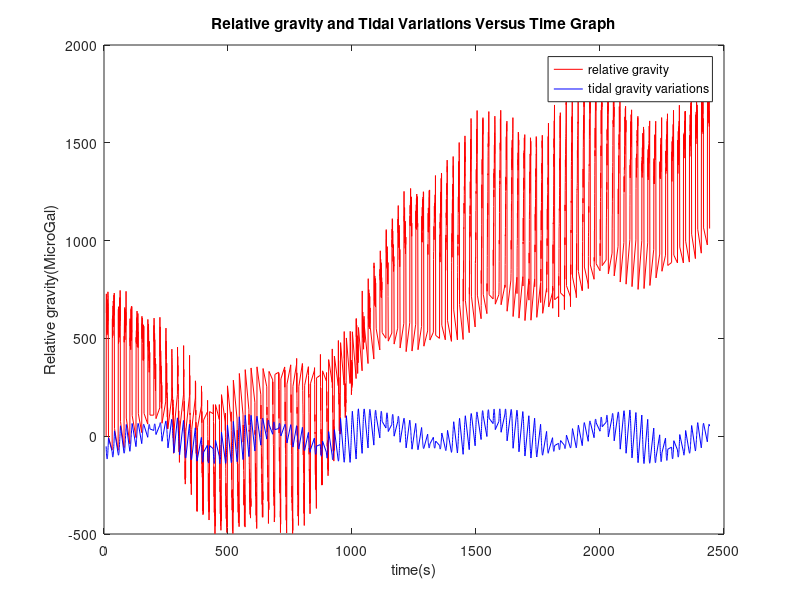
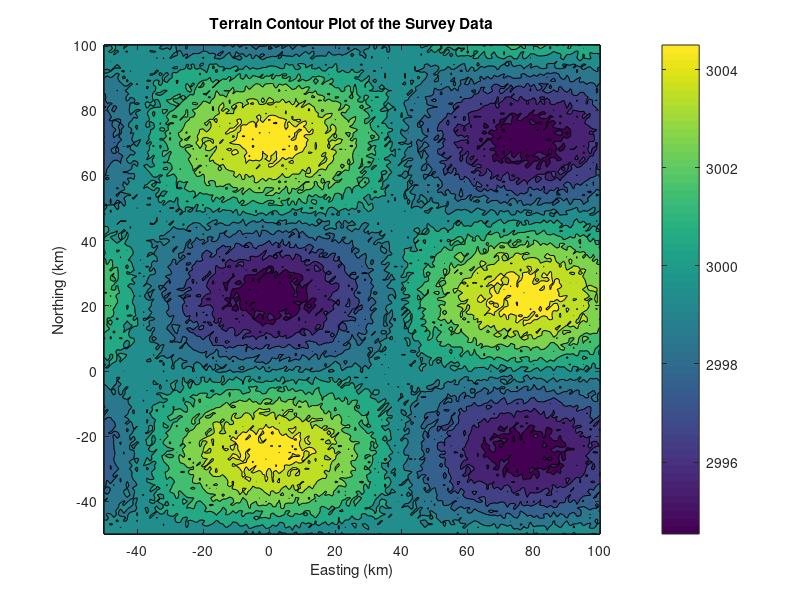
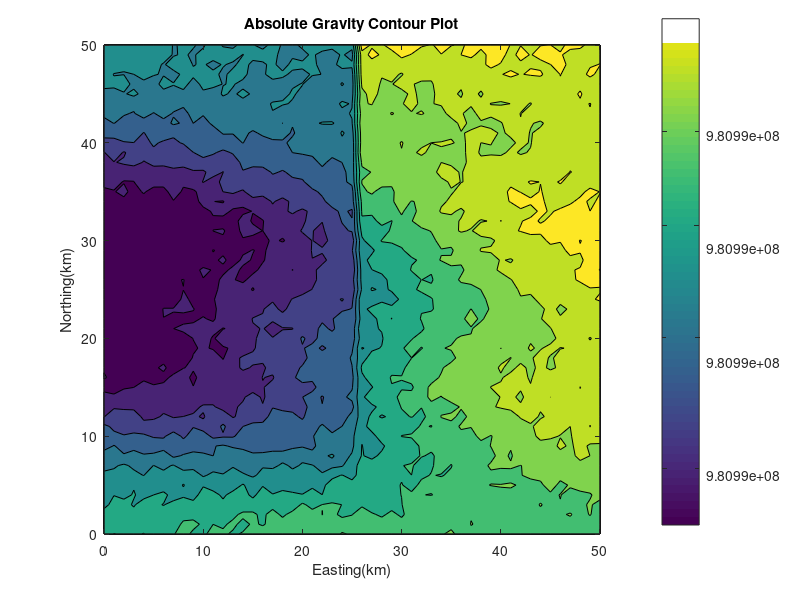
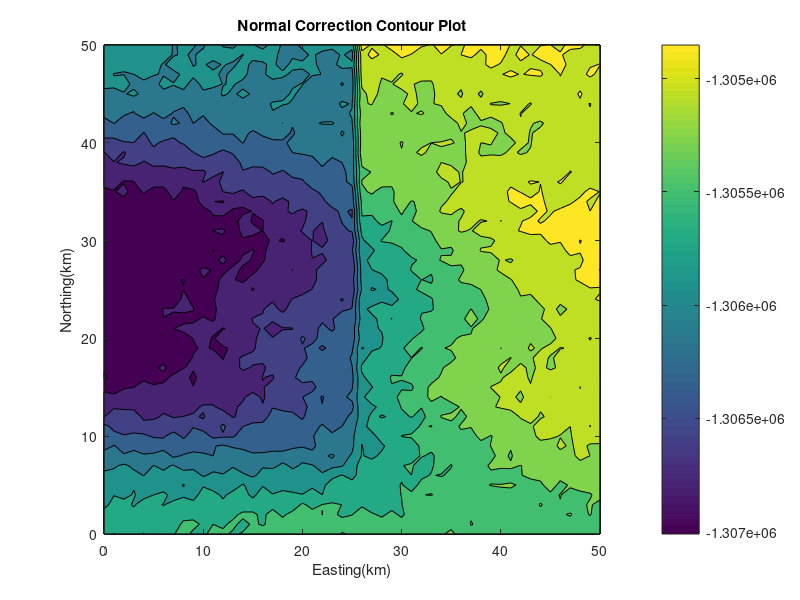

Recreate these plots in MATLAB, in order. (Note: this script raises an error after producing the figures.)
%%%%%%%%%%%%%%%%%%%%%%%%%%%%%%%%%%%%%%%%%%%%%%%%%%%%%%%%%%%%%%%%%%%%%%%%
%Montasir Bechir Nasir
%10081129
%V.01
%%%%%%%%%%%%%%%%%%%%%%%%%%%%%%%%%%%%%%%%%%%%%%%%%%%%%%%%%%%%%%%%%%%%%%%%
load('goph_547_lab_2_data_w2016_rev.mat');


base_point=grav_survey_data(:,1);
NumRows=size(grav_survey_data,1);
day=grav_survey_data(:,2);
total_time=grav_survey_data(:,3);
total_time=grav_survey_data(:,4);
x=grav_survey_data(:,5);
y=grav_survey_data(:,6);
z=grav_survey_data(:,7);
g=grav_survey_data(:,8);
dg_tide=grav_survey_data(:,9);

%Part 1
%create plots of relative gravity vs total time
g_case2=g;
g_case2(1)=0;
figure;
plot(total_time,g_case2,'r');
hold on;
%superimpose plot of tidal variation vs total time on the previous figure 
plot(total_time,dg_tide,'b');
title('Relative gravity and Tidal Variations Versus Time Graph');
xlabel('time(s)');
ylabel('Relative gravity(MicroGal)');
legend('relative gravity','tidal gravity variations');
%create a bestfit line for relative gravity readings 
g_polyfit=polyfit(total_time,g_case2,20);


%Part 2
%create a contour plot of the terrain survey data using Xt, Yt, Zt 
figure;
contourf(Xt,Yt,Zt);
colorbar;
title('Terrain Contour Plot of the Survey Data');
xlabel('Easting (km)');
ylabel('Northing (km)');
z_datum = mean(mean(Zt));
Zt_range = range(Zt);

%Part 3 
%create a sorted matrix containing x,y,z data 
x_sort=[x,y,z];
%sort through x, and then y and save the indeces 
[x_sort,ind_sort]=sortrows(x_sort,[1,2]);

%Part 4
%extract only the unique indeces from the looped input data 
[x_sort,ind_uniq]=unique(x_sort,'rows');

%Part 5
%save the unique sorted values 
Xg=x_sort(:,1);
Yg=x_sort(:,2);
Zg=x_sort(:,3);
Nx=sqrt(2601);
Ny=Nx;

%Part 6
% Reshape matrices
Xg = reshape(Xg, Nx, Ny);
Yg = reshape(Yg, Nx, Ny);
Zg = reshape(Zg, Nx, Ny);
%do not forget to check meshgrid case

%Part 7
%initialize corrected data vector
g_corr=g;
%saving the raw data
g_raw=g_corr;
%overwrite g_raw to obtain absolute gravity effect readings for all points
for i = 2:length(g_raw)
    g_raw(i) = g_raw(1) + g_raw(i);
end

%overwrite g_raw to sort and cont contain unique values
g_raw=g_raw(ind_sort);
g_raw=g_raw(ind_uniq);
%create a grid of g_raw
g_raw=reshape(g_raw,Nx,Ny);

%create a contourplot of the absolute gravity
figure;
contourf(Xg,Yg, g_raw);
colorbar;
title('Absolute Gravity Contour Plot');
xlabel('Easting(km)');
ylabel('Northing(km)');

%part 8
%compute gt using the IGF formula for ground surveys
gt=9.7803278*(1+(.0053024*((sin(49.1286))^2))-(.0000058*((sin(2*49.1286))^2)));
%unit conversion to microgal
gt=gt*(1*10^8);
g_corr(1)=g_corr(1)-gt;
leftOver=g_corr(1);
%1gal=1cm/s^2

%Part 9
%create a conturplot with normal gravity correction
g_norm=g_corr;
for i=2:length(g_norm)
    g_norm(i)=g_norm(i)+g_norm(1);
end

g_norm=g_norm(ind_sort);
g_norm=g_norm(ind_uniq);
g_norm=reshape(g_norm,Nx,Ny);
figure;
contourf(Xg,Yg, g_norm);
colorbar;
title('Normal Correction Contour Plot');
xlabel('Easting(km)');
ylabel('Northing(km)');

%DRIFT CORRECTIONS
%Part 10

for i=1:length(g_corr)
    g_corr(i)=g_corr(i)-dg_tide(i);
end

%Part 11
%tidal drift corrections
g_tide=g_corr;
for i=2:length(g_tide)
    g_tide(i)=g_tide(i)+g_tide(1);
end

g_tide=g_tide(ind_sort);
g_tide=g_tide(ind_uniq);
g_tide=reshape(g_tide,Nx,Ny);

figure;
contourf(Xg,Yg, g_tide);
colorbar;
title('Tidal Drift Corrected Contour plot');
xlabel('Easting(km)');
ylabel('Northing(km)');

%Part 12
%Instrument drift corrections 
h=1;
for i=1:length(base_point)
    if base_point(i)==2 %end of current loop
        drift=g_corr(i)
        %compute dt
        t_2=total_time(i);
        t_1=total_time(h);
        dt=t_2-t_1;
        %compute drift rate for this loop
        drift_rate=drift/dt;
        %correct for instrument drift only 
        g_corr(h+1:i-1)=g_corr(h+1:i-1)-drift_rate*(total_time(h+1:i-1)- total_time(h));
        
        %subtract this from all future points
        g_corr(i:length(base_point))= g_corr(i:length(base_point))-drift;
    end
    if i>1 & grav_survey_data(i,1)==1
        h=i;
        drift=g_corr(h);
        g_corr(h:length(base_point))=g_corr(h:length(base_point))-drift;
    end
end

IsTrue=0;
for i=1:length(base_point)
    if base_point(i)==1 | base_point(i)==2
        if g_corr(i)==0
            IsTrue=IsTrue;
        end
        if g_corr(i)~0
            IsTrue=IsTrue+1;
        end
    end
        
end

for i=2:length(g_corr)
    g_corr(i)=g_corr(i)+g_corr(1);
end

%Time series plot of gcor against time
figure;
plot(total_time,g_corr);
title('Time Series Plot of Drift Corrected Gravity vs Time');
xlabel('total time(s)');
ylabel('(microgal)');


%Part 14

g_corr=g_corr(ind_sort);
g_corr=g_corr(ind_uniq);
g_corr=reshape(g_corr,Nx,Ny);

g_drift=g_corr;

figure;
contourf(Xg,Yg, g_drift);
colorbar;
title('Drift Corrected Gravity Contour Plot');
xlabel('Easting(km)');
ylabel('Northing(km)');

%Elevation and terrain correction
%Part 15
G=6.674*10^-11;
Me=5.972*10^24;
Re=6371000;
dZ=Zg-z_datum;

%dg_FA=-(G*Me*dZ)/(
dg_FA=size(Zg);
for i=1:length(Zg)
    for j=1:length(Zg)
        dg_FA(i,j) = -.3086*dZ(i,j)*1000; %~in mgal/m
    end
end

%convert dg_FA from m/s^2 to microgal
dg_FA=dg_FA.*10^8;

for i=1:length(dg_FA)
    for j=1:length(dg_FA)
        g_corr(i,j)=g_corr(i,j)+dg_FA(i,j);
    end
end

%Part 16
%create a free air correction contour plot
g_FA=g_corr;
figure;
contourf(Xg,Yg, g_FA);
colorbar;
title('Free Air Corrected Gravity Contour Plot');
xlabel('Easting(km)');
ylabel('Northing(km)');

%Part 17
%Bouguer plate correction for surface
rhoB=2.65*(100^3)*(1/1000);%g/cc
dg_BP=size(dZ);
for i=1:length(dZ)
    for j=1:length(dZ)
        dg_BP(i,j)=2*pi*G*rhoB.*dZ(i,j);
    end
end

%unit conversion from cm/s^2 to microgal
dg_BP=dg_BP*(10^8);

for i=1:length(dg_BP)
    for j=1:length(dg_BP)
        g_corr(i,j)=g_corr(i,j)+dg_BP(i,j);
    end
end

g_elev=g_corr;
figure;
contourf(Xg,Yg, g_elev);
colorbar;
title('Bouguer Plate Corrected Gravity Contour Plot');
xlabel('Easting(km)');
ylabel('Northing(km)');

%Part 19
%Terrain correction
dg_terr=zeros(Nx,Ny);
rho_B=2650;
G=6.67*10^-11;

%get x and y coordinates from Xg and Yg and save them as a row vector xi
%using proper units
for j=1:Nx,
    for i=1:Ny,
        xi = [Xg(i,j)*1000, Yg(i,j)*1000,z_datum];
        for k = 1:151,
            for n=1:151,
            %save the coordinates of the local centres of mass relative to
            %the datum
            xm=[Xt(k,n)*1000, Yt(k,n)*1000, .5*(Zt(k,n)-z_datum)];
            dA= 1000*1000;
            %compute the mass of terrain above and below datum
            dm=rho_B*((Zt(k,n)-z_datum))*dA;
            %calculate the gravity effect using function from last lab 
            dg_terr(i,j)=dg_terr(i,j)+abs(grav_eff_point(xi,xm,dm,G));
            end
        end
    end
end

%changing units from m/s^2 to microgal
dg_terr= dg_terr*10^8; %to microGal

%increment dg_terr by the absolute gravity effect
g_corr=g_corr + dg_terr;
g_terr=g_corr;

%create contour plot for g_terr
figure;
contourf(Xg,Yg,g_terr);
xlabel('X [km]', 'fontweight', 'bold');
ylabel('Y [km]', 'fontweight', 'bold');
title('Terrain Correction Contour Plot');

%set colourbar limits
g_terr_min=min(min(g_terr));
g_terr_max=max(max(g_terr));

%add a colourbar
h_c=colorbar;
ylabel(h_c, 'g [microGal]', 'fontweight', 'bold');
caxis([g_terr_min, g_terr_max]);

%Part 21
dg_rgnl=mean(mean(g_corr));
for i=1:Nx
    for j=1:Ny
        g_corr(i,j)=g_corr(i,j)-dg_rgnl;
    end
end

g_anom=g_corr;

%create contour plot for g_anom
figure;
contourf(Xg,Yg,g_anom);
xlabel('X [km]', 'fontweight', 'bold');
ylabel('Y [km]', 'fontweight', 'bold');
title('Geoid Effects Corrected Contour Plot');

%set colourbar limits
g_anom_min=min(min(g_anom));
g_anom_max=max(max(g_anom));

%add a colourbar
h_c=colorbar;
ylabel(h_c, 'g [microGal]', 'fontweight', 'bold');
caxis([g_anom_min, g_anom_max]);

%Part 22
%create contour plots of dgdx and dgdy
dgdy=zeros(size(g_anom));
dgdx=zeros(size(g_anom));
%start at 2 to avoid index errors
for i=2:Nx
    for j=2:Ny
        dgdx(i,j)=((g_anom(i,j)-g_anom(i,j-1))/1000);
        dgdy(i,j)=((g_anom(i,j)-g_anom(i-1,j))/1000);
    end
end

%create a contour plot of dgdx
figure;
contourf(Xg,Yg, dgdx);
h_c = colorbar;
ylabel(h_c,'\partialg/\partialx [\muGal/m]','fontweight','bold');
title('dg/dx Contour Plot');
xlabel('Easting(km)');
ylabel('Northing [km]','fontweight','bold');

%create a contour plot of dgdy
figure;
contourf(Xg,Yg, dgdy);
h_c = colorbar;
ylabel(h_c,'\partialg/\partialy [\muGal/m]','fontweight','bold');
title('dg/dy Contour Plot');
xlabel('Easting(km)');
ylabel('Northing(km)');

%compute second derivative of dg/dz
dgdz_second=zeros(size(g_anom));
%make sure index doesn't crash
for i =2:Nx-1
    for j=2:Ny-1
        dgdz_second(i,j)=(1/(1000^4))*((2*((1000^2)+(1000^2))*g_anom(i,j))-(((1000^2)*(g_anom(i+1,j)+g_anom(i-1,j)))+((1000^2)*(g_anom(i,j+1)+g_anom(i,j-1)))));
    end
end

%plot contour of second derivative of dg/dz
figure;
contourf(Xg,Yg, dgdz_second);
h_c = colorbar;
ylabel(h_c,'[\muGal/m]','fontweight','bold');
title('Second Partical Derivative of Gravity with Respect to Depth Contour Plot');
xlabel('Easting(km)');
ylabel('Northing(km)');



